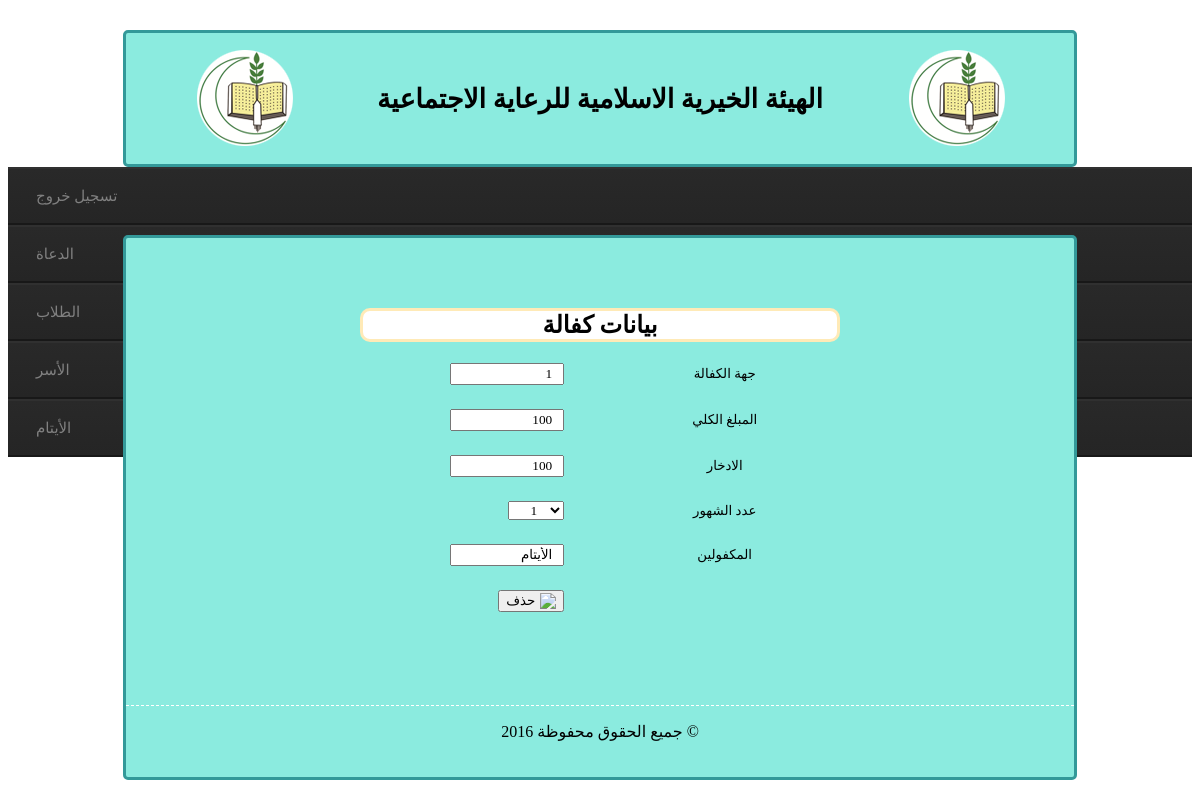
Screenshot of /admin/kafala/kafala.php?id=123 with the database file from the repository.
### tables this page shows
CREATE TABLE IF NOT EXISTS `sponsorship` (
  `id` int(11) NOT NULL AUTO_INCREMENT,
  `amount` int(11) NOT NULL,
  `date` date NOT NULL,
  `saving` int(11) NOT NULL,
  `sponsor` int(11) NOT NULL,
  `month_no` int(11) NOT NULL,
  `sponsored` int(11) NOT NULL,
  PRIMARY KEY (`id`),
  KEY `sponsor` (`sponsor`)
);

### utils/kafalaAPI.php (called while the page is built, shortened)
<?php
function fp_kafala_get($extra = ''){
	$query = sprintf("SELECT * FROM `sponsorship` %s",$extra);
	$qresult = @mysql_query($query);
	$rcount = mysql_num_rows($qresult);
	$kafala = array();
	for($i = 0 ; $i < $rcount ; $i++)
		$kafala[@count($kafala)] = @mysql_fetch_object($qresult);
	return $kafala ;
	}
function fp_kafala_get_by_id($id){
	$oid = (int)$id;
	$kafalas = fp_kafala_get("WHERE `id` = ".$oid);
	$kafala = $kafalas[0];
	return $kafala ;
	}
?>

### admin/kafala/kafala.php (the view, shortened to what this page needs)
<!DOCTYPE html PUBLIC "-//W3C//DTD XHTML 1.0 Transitional//EN" "http://www.w3.org/TR/xhtml1/DTD/xhtml1-transitional.dtd">
<html xmlns="http://www.w3.org/1999/xhtml">
<head>
<link href="../../style/pageStyle.css" rel="stylesheet" type="text/css" />
</head>
<body>
<div id="title">
<table width="90%" border="0" align="center">
  <tr>
    <td><img src="../../images/logo.png" /></td>
    <td><h1>الهيئة الخيرية الاسلامية للرعاية الاجتماعية</h1></td>
    <td><img src="../../images/logo.png" /></td>
  </tr>
</table>
</div>
<div class="menu">
	<ul>
      <li><a href="../employee/orphan/cars.html">تسجيل خروج</a>
      <li><a href="../employee/orphan/customers.html">الدعاة</a>
      <li><a href="../employee/orphan/employees.html">الطلاب</a>
      <li><a href="../employee/orphan/reports.html">الأسر</a>
      <li><a href="../employee/orphan/main.html">الأيتام</a>
   </ul>
</div>
<div class="main">
<div class="login">
    <h2 align="center" class="adress">بيانات كفالة </h2>
<br />
<?php
	include('../../utils/db.php');
	include('../../utils/kafalaAPI.php');
	$id = $_GET['id'];
	$sponsorship = fp_kafala_get_by_id($id);
?>
    <table width="60%" border="0" align="center">
    <td align="right" width="44%"><input class="textFiels" name="total" type="text" id="total" value="<?php echo $sponsorship->sponsor?>" size="10" maxlength="30" /></td>
    <td align="center" width="56%">جهة الكفالة</td>
      <tr>
    <td>&nbsp;</td>
    <td>&nbsp;</td>
  </tr>
  <tr>
      <td align="right"><input class="textFiels" name="total" type="text" id="total" value="<?php echo $sponsorship->amount?>" size="10" maxlength="30" /></td>
    <td align="center">المبلغ الكلي</td>
    </tr>
      <tr>
    <td>&nbsp;</td>
    <td>&nbsp;</td>
  </tr>
  <tr>
    <td align="right"><input class="textFiels" name="saving" type="text" id="saving" value="<?php echo $sponsorship->saving?>" size="10" maxlength="30" /></td>
    <td align="center">الادخار</td>
    </tr>
      <tr>
    <td>&nbsp;</td>
    <td>&nbsp;</td>
  </tr>
  <tr>
    <td align="right"><select class="textFiels" id="months">
  	  <?php
	  for($i=1 ; $i <= 12 ; $i++)
  	  echo "<option value='".$i."'>$i</option>'";
	  ?>
	  </select></td>
    <td align="center">عدد الشهور</td>
  </tr>
    <tr>
    <td>&nbsp;</td>
    <td>&nbsp;</td>
  </tr>
  <tr>
    <td align="right">
        <input class="textFiels" name="saving" type="text" id="saving" value="<?php fp_get_sponsored($sponsorship->sponsored)?>" size="10" maxlength="30" />
    </td>
    <td align="center">المكفولين</td>
  </tr>
  <tr>
    <td>&nbsp;</td>
    <td>&nbsp;</td>
  </tr>
  <tr>
      <td align="right"><button name="add" id="bt"  type="button" onclick="ajax(<?php echo $sponsorship->id?>)"> حذف <img  align="right" src="../../images/style images/delete_icon.png" style="padding-left:5px" /></button></td>
    <td>&nbsp;</td>
  </tr>
  <tr>
    <td>&nbsp;</td>
    <td>&nbsp;</td>
  </tr>
    </table>
</div>
<div id="footer">
<p>جميع الحقوق محفوظة 2016 &copy;</p>
</div>
</div>
</body>
</html>

### style/pageStyle.css (style rules this page uses)
* { font-family:Droid Arabic Kufi; }
* td { font-size: 10pt; }
.main { width:80%; margin:0 auto ; border:#399 solid 3px ; border-radius:5px; margin-top:10px; padding:20px 0 20px 0 ; background:#8BEBDF; }
#title { padding:10px 0 10px 0 ; width:80%; margin:0 auto ; border:#399 solid 3px ; border-radius:5px; margin-top:30px; background:#8BEBDF; text-align:center; }
.adress { background: #Fff; margin: 0 auto; width: 50%; border: solid #FFEAB7 3px ; border-radius: 10px; }
#title h1 { color: #000; }
.login { margin-top:50px; margin-bottom:50px; }
.textFiels { padding-left:10px; padding-right:10px; text-align:right; }
#footer { margin-top:70px; text-align:center; border-top:dashed 1px #fff ; }
.menu, .menu ul { list-style: none; padding: 0; margin: 0; }
.menu { height: 58px; }
.menu li { background: -moz-linear-gradient(#292929, #252525); background: -ms-linear-gradient(#292929, #252525); background: -webkit-gradient(linear, left top, left bottom, color-stop(0%, #292929), color-stop(100%, #252525)); background: -webkit-linear-gradient(#292929, #252525); background: -o-linear-gradient(#292929, #252525); filter: progid:DXImageTransform.Microsoft.gradient(startColorstr='#292929', endColorstr='#252525'); -ms-filter: "progid:DXImageTransform.Microsoft.gradient(startColorstr='#292929', endColorstr='#252525')"; background: linear-gradient(#292929, #252525); border-bottom: 2px solid #181818; border-top: 2px solid #303030; min-width: 200px; }
.menu a { border-left: 3px solid rgba(0, 0, 0, 0); color: #808080; display: block; font-size: 15px; line-height: 54px; padding: 0 25px; text-decoration: none; text-transform: uppercase; }

### rows the page displays
sponsorship: total "1", total "100", saving "100", saving "الأيتام"

### other values shown
form field value "1"
